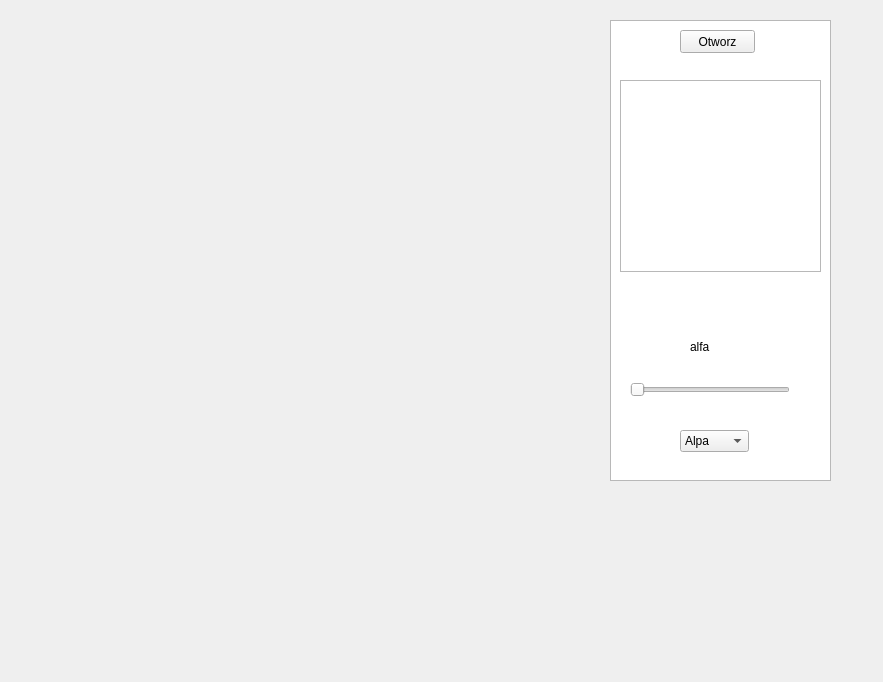
<?xml version="1.0" encoding="UTF-8"?>
<ui version="4.0">
 <class>MyWindow</class>
 <widget class="QMainWindow" name="MyWindow">
  <property name="geometry">
   <rect>
    <x>0</x>
    <y>0</y>
    <width>883</width>
    <height>682</height>
   </rect>
  </property>
  <property name="windowTitle">
   <string>MyWindow</string>
  </property>
  <widget class="QWidget" name="centralWidget">
   <widget class="QListView" name="listView">
    <property name="geometry">
     <rect>
      <x>610</x>
      <y>20</y>
      <width>221</width>
      <height>461</height>
     </rect>
    </property>
   </widget>
   <widget class="QSlider" name="horizontalSlider">
    <property name="geometry">
     <rect>
      <x>630</x>
      <y>380</y>
      <width>160</width>
      <height>19</height>
     </rect>
    </property>
    <property name="minimum">
     <number>0</number>
    </property>
    <property name="orientation">
     <enum>Qt::Horizontal</enum>
    </property>
   </widget>
   <widget class="QLabel" name="label">
    <property name="geometry">
     <rect>
      <x>690</x>
      <y>340</y>
      <width>47</width>
      <height>13</height>
     </rect>
    </property>
    <property name="text">
     <string>alfa</string>
    </property>
   </widget>
   <widget class="QComboBox" name="comboBox">
    <property name="geometry">
     <rect>
      <x>680</x>
      <y>430</y>
      <width>69</width>
      <height>22</height>
     </rect>
    </property>
    <item>
     <property name="text">
      <string>Alpa</string>
     </property>
    </item>
    <item>
     <property name="text">
      <string>Multiply</string>
     </property>
    </item>
    <item>
     <property name="text">
      <string>ScreenMode</string>
     </property>
    </item>
   </widget>
   <widget class="QPushButton" name="pushButton">
    <property name="geometry">
     <rect>
      <x>680</x>
      <y>30</y>
      <width>75</width>
      <height>23</height>
     </rect>
    </property>
    <property name="text">
     <string>Otworz</string>
    </property>
   </widget>
   <widget class="QListWidget" name="listWidget">
    <property name="geometry">
     <rect>
      <x>620</x>
      <y>80</y>
      <width>201</width>
      <height>192</height>
     </rect>
    </property>
   </widget>
  </widget>
 </widget>
 <layoutdefault spacing="6" margin="11"/>
 <resources/>
 <connections/>
</ui>
